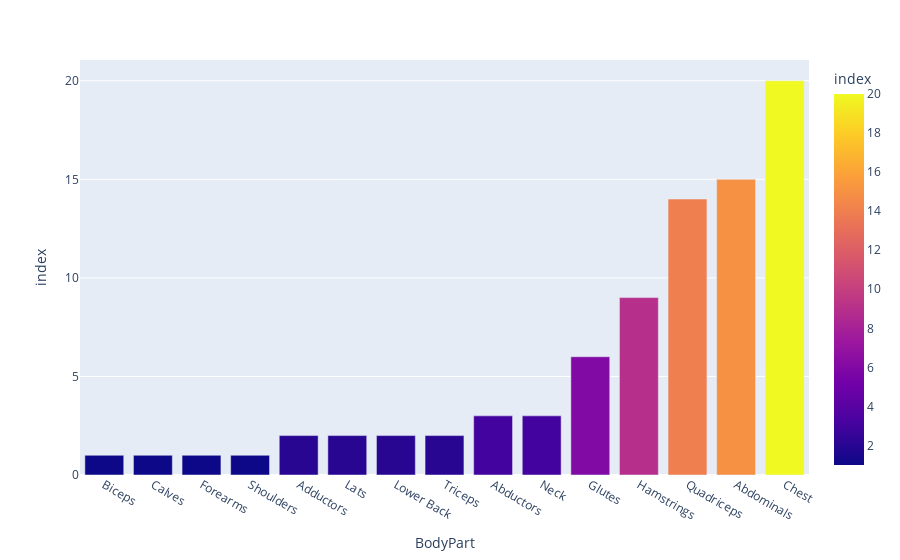

Write notebook code for a chart like this one.
### Code cell
beginner_bodyOnly = body_only.groupby(['BodyPart']).count()
beginner_bodyOnly= beginner_bodyOnly.sort_values(by='index')
fig = px.bar(beginner_bodyOnly, x=beginner_bodyOnly.index, y='index', color ='index')
fig.show()

### Figure 1 — Plotly figure (JSON) as saved in the notebook; plotly's stock layout.template omitted (floating-point values rounded to 4 significant figures)
{"data": [{"alignmentgroup": "True", "hovertemplate": "BodyPart=%{x}<br>index=%{marker.color}<extra></extra>", "legendgroup": "", "marker": {"color": [1, 1, 1, 1, 2, 2, 2, 2, 3, 3, 6, 9, 14, 15, 20], "coloraxis": "coloraxis", "pattern": {"shape": ""}}, "name": "", "offsetgroup": "", "orientation": "v", "showlegend": false, "textposition": "auto", "type": "bar", "x": ["Biceps", "Calves", "Forearms", "Shoulders", "Adductors", "Lats", "Lower Back", "Triceps", "Abductors", "Neck", "Glutes", "Hamstrings", "Quadriceps", "Abdominals", "Chest"], "xaxis": "x", "y": [1, 1, 1, 1, 2, 2, 2, 2, 3, 3, 6, 9, 14, 15, 20], "yaxis": "y"}], "layout": {"autosize": true, "barmode": "relative", "coloraxis": {"colorbar": {"title": {"text": "index"}}, "colorscale": [[0, "#0d0887"], [0.1111, "#46039f"], [0.2222, "#7201a8"], [0.3333, "#9c179e"], [0.4444, "#bd3786"], [0.5556, "#d8576b"], [0.6667, "#ed7953"], [0.7778, "#fb9f3a"], [0.8889, "#fdca26"], [1, "#f0f921"]]}, "legend": {"tracegroupgap": 0}, "margin": {"t": 60}, "xaxis": {"anchor": "y", "autorange": true, "domain": [0, 1], "range": [-0.5, 14.5], "title": {"text": "BodyPart"}, "type": "category"}, "yaxis": {"anchor": "x", "autorange": true, "domain": [0, 1], "range": [0, 21.05], "title": {"text": "index"}, "type": "linear"}}}
